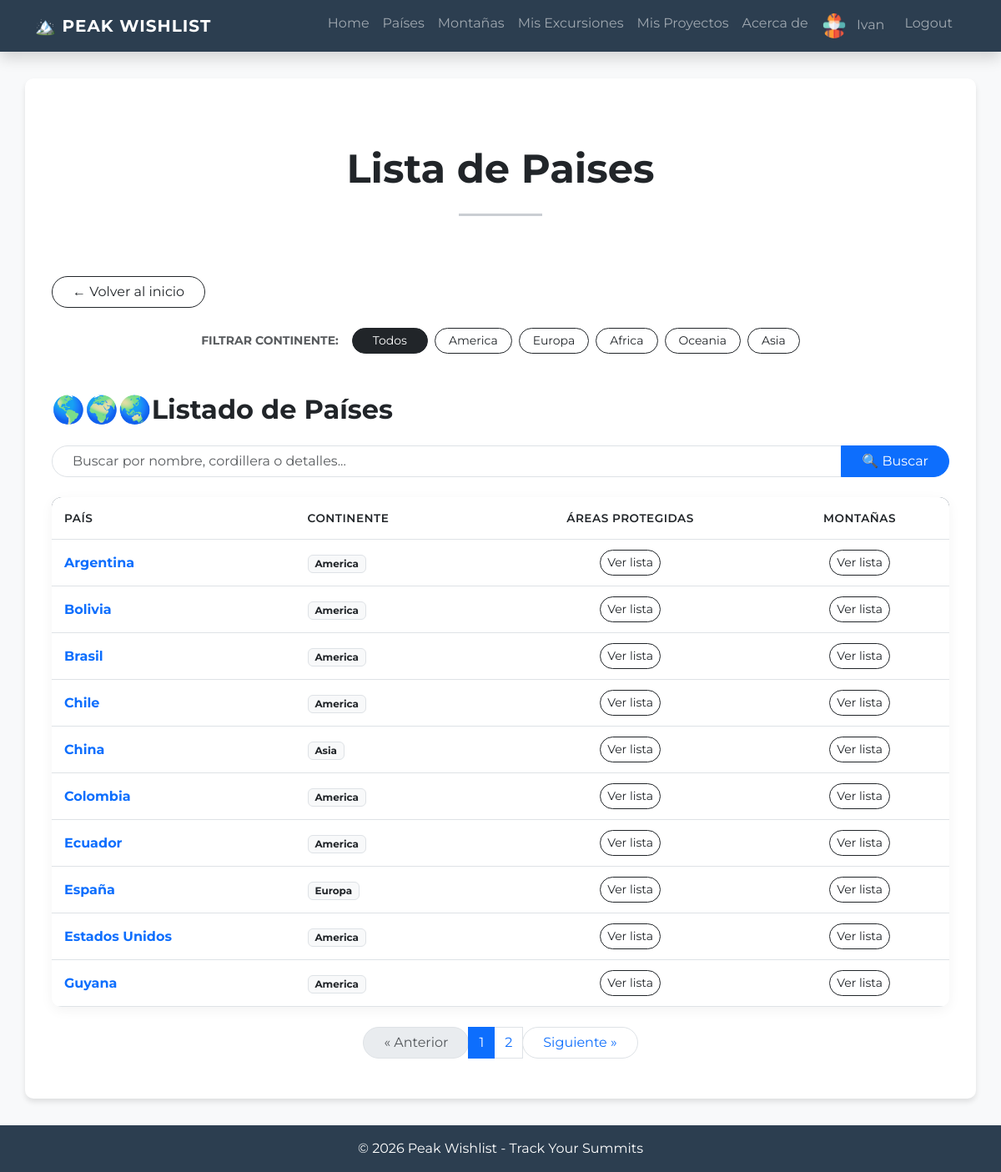
/paises/ (signed in), run on the app's committed database.
### peak_wishlist/models.py (models this page shows, shortened)
class Avatar(models.Model):
    user = models.OneToOneField(User, on_delete=models.CASCADE, related_name='avatar')
    imagen = models.ImageField(upload_to='avatares', null=True, blank=True)

class Pais(models.Model):
    class Continente(models.TextChoices):
        AMERICA = 'America'
        EUROPA = 'Europa'
        AFRICA = 'Africa'
        OCEANIA = 'Oceania'
        ASIA = 'Asia'
    nombre = models.CharField(max_length= 50)
    continente = models.CharField(max_length=20, choices=Continente.choices, null=False)
    class Meta:
        verbose_name="Pais"
        verbose_name_plural="Paises"

### peak_wishlist/views/pais.py (the view)
# urls.py: path("paises/", pais.PaisList.as_view(), name="paises"),
@method_decorator(login_not_required, name='dispatch')
class PaisList(ListView):
    model = Pais
    template_name = "peak_wishlist/paises.html"
    context_object_name = "paises"
    paginate_by = 10
    def get_queryset(self) -> QuerySet[Any]:
        continente = self.kwargs.get("continente")
        if continente:
            queryset = Pais.objects.filter(continente=continente)
        else:
            queryset = Pais.objects.all()
        query = self.request.GET.get("q")
        if query:
            queryset = queryset.filter(Q(nombre__icontains=query))
        return queryset.order_by("nombre")
    def get_context_data(self, **kwargs):
        context = super().get_context_data(**kwargs)
        context["continentes"] = Pais.Continente.choices
        context["continente_actual"] = self.kwargs.get("continente")
        context["url_volver"] = reverse_lazy("peak_wishlist:index")
        context["volver_label"] = "Volver al inicio"
        return context

### peak_wishlist/templates/peak_wishlist/paises.html (shortened to what this page needs)
{% extends 'peak_wishlist/base.html' %}
{% block contenido %}
<div class="text-center py-5">
    <h3 class="display-5 fw-bold text-dark">Lista de Paises</h3>
    <hr class="my-4 mx-auto" style="width: 100px; border-top: 3px solid #2c3e50;">
</div>
<div class="d-flex flex-column flex-md-row align-items-start justify-content-between gap-3 mb-4">
    <a href="{{ url_volver }}" class="btn btn-outline-dark rounded-pill px-4">
        ← {{ volver_label }}
    </a>
</div>
<div class="container mb-5">
    <div class="d-flex flex-column flex-md-row align-items-center justify-content-center gap-3">
        <span class="text-muted fw-bold text-uppercase small"> Filtrar continente:</span>
        <div class="d-flex flex-wrap justify-content-center gap-2">
            <a href="{% url 'peak_wishlist:paises' %}"
               class="btn btn-sm {% if not continente_actual %}btn-dark{% else %}btn-outline-dark{% endif %} rounded-pill px-4">
               Todos
            </a>
            {% for valor, etiqueta in continentes %}
                <a href="{% url 'peak_wishlist:paises_por_continente' valor %}"
                   class="btn btn-sm {% if continente_actual == valor %}btn-dark{% else %}btn-outline-dark{% endif %} rounded-pill px-3">
                    {{ etiqueta }}
                </a>
            {% endfor %}
        </div>
    </div>
</div>
<h2 class="mb-4 text-dark fw-bold">🌎🌍🌏Listado de Países</h2>
{% include 'peak_wishlist/componentes/search_bar.html' %}
<div class="table-container-custom table-responsive">
    <table class="table table-custom mb-0">
        <thead>
            <tr>
                <th>País</th>
                <th>Continente</th>
                <th class="text-center">Áreas Protegidas</th>
                <th class="text-center">Montañas</th>
            </tr>
        </thead>
        <tbody>
            {% for pais in paises %}
            <tr>
                <td class="fw-bold text-primary">{{ pais.nombre }}</td>
                <td>
                    <span class="badge bg-light text-dark border">
                        {{ pais.continente }}
                    </span>
                </td>
                <td class="text-center">
                    <a href="{% url 'peak_wishlist:parques_por_pais' pais.id %}" class="btn btn-sm btn-outline-dark rounded-pill">Ver lista</a>
                </td>
                <td class="text-center">
                    <a href="{% url 'peak_wishlist:montanas_por_pais' pais.id %}" class="btn btn-sm btn-outline-dark rounded-pill">Ver lista</a>
                </td>
            </tr>
            {% empty %}
            <tr>
                <td colspan="5" class="text-center py-4 text-muted">
                    No hay países registrados todavía.
                </td>
            </tr>
            {% endfor %}
        </tbody>
    </table>
</div>
{% include 'peak_wishlist/componentes/paginacion.html' %}
{% endblock contenido %}

### peak_wishlist/templates/peak_wishlist/componentes/navbar.html (shortened to what this page needs)
   <nav class="navbar navbar-expand-lg navbar-dark shadow">
      <div class="container">
        <a class="navbar-brand" href="{% url 'peak_wishlist:index' %}">
          🏔️ PEAK WISHLIST
        </a>
        <div class="collapse navbar-collapse" id="navbarNav">
          <ul class="navbar-nav ms-auto">
            <li class="nav-item">
              <a class="nav-link" href="{% url 'peak_wishlist:index' %}">Home</a>
            </li>
            <li class="nav-item">
              <a class="nav-link" href="{% url 'peak_wishlist:paises' %}">Países</a>
            </li>
            <li class="nav-item">
              <a class="nav-link" href="{% url 'peak_wishlist:montanas' %}">Montañas</a>
            </li>
            {% if user.is_authenticated %}
                <li class="nav-item">
                <a class="nav-link" href="{% url 'peak_wishlist:excursiones' %}">Mis Excursiones</a>
                </li>
                <li class="nav-item">
                <a class="nav-link" href="{% url 'peak_wishlist:proyectos' %}">Mis Proyectos</a>
                </li>
             {% endif %}
            <li class="nav-item">
             <a class="nav-link" href="{% url 'peak_wishlist:acerca_de' %}">Acerca de</a>
            </li>
            {% if user.is_authenticated %}
                <li class="nav-item">
                    <a class="nav-link" href="{% url 'peak_wishlist:profile' %}">
                        {% if user.avatar.imagen %}
                            <img src="{{ user.avatar.imagen.url }}" class="rounded-circle me-2" style="width: 30px; height: 30px; object-fit: cover;">
                        {% endif %}
                    {% if user.first_name   %}
                        {{ user.first_name }}
                    {% else %}
                        {{ user.username }} }}
                    {% endif %}
                     </a>
                </li>
                <li class="nav-item">
                    <form id="logout-form" action="{% url 'peak_wishlist:logout' %}" method="post" class="d-inline">
                        <button type="submit" class="nav-link btn btn-link text-decoration-none" style="padding: 0.5rem 1rem;">
                            Logout
                        </button>
                    </form>
                </li>
            {% else %}
                <li class="nav-item">
                <a class="nav-link" href="{% url 'peak_wishlist:login' %}"">Login | Registrate</a>
                </li>
            {% endif %}
          </ul>
        </div>
      </div>
    </nav>

### peak_wishlist/templates/peak_wishlist/base.html (style rules this page uses)
body { font-family: 'Montserrat', sans-serif; background-color: #f8f9fa; }
.navbar { background-color: #2c3e50 !important; }
.navbar-brand { font-weight: 700; letter-spacing: 1px; }
.table-container-custom { background: white; border-radius: 12px; overflow: hidden; box-shadow: 0 4px 15px rgba(0,0,0,0.05); }
.table-custom thead { background-color: #2c3e50; color: white; }
.table-custom th { font-weight: 600; text-transform: uppercase; font-size: 0.85rem; letter-spacing: 0.5px; padding: 15px !important; }
.table-custom td { padding: 12px 15px !important; vertical-align: middle; }
.btn-sm.rounded-pill { transition: all 0.3s ease; }

### data on the page
Pais: nombre "Argentina", continente "America"
Pais: nombre "Bolivia", continente "America"
Pais: nombre "Brasil", continente "America"
Pais: nombre "Chile", continente "America"
Pais: nombre "China", continente "Asia"
Pais: nombre "Colombia", continente "America"
Pais: nombre "Ecuador", continente "America"
Pais: nombre "España", continente "Europa"
Pais: nombre "Estados Unidos", continente "America"
Pais: nombre "Guyana", continente "America"

### other printed values
{{ user.first_name }} "Ivan"
{{ volver_label }} "Volver al inicio"
{{ etiqueta }} "America" "Europa" "Africa" "Oceania" "Asia"
{{ num }} "1" "2"
